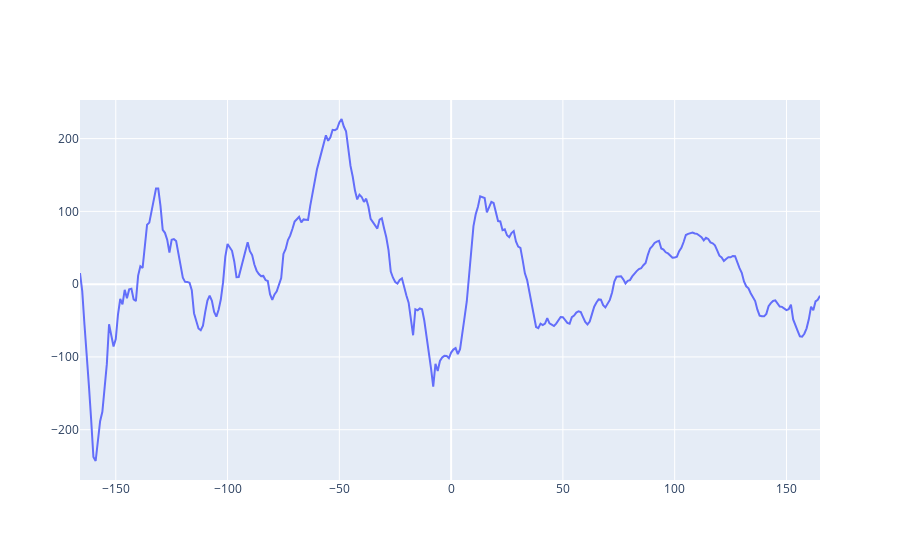

Here is the notebook cell this chart was saved with:
### Code cell
cross_Cor = np.correlate(omega_hat, chase_df.loc[:,'chase_theta'], mode='full')
x_Axis = np.arange(-len(omega_hat), len(omega_hat), 1)
fig = go.Figure(data=go.Scatter(x = x_Axis, y=cross_Cor))
fig.show()
fig.write_html("../dataFolders/MuscaChasingMusca/Sampled1K_Figures/Chase_relationships/" + name + "theta_cross_cor.html")

### Figure 1 — Plotly figure (JSON) as saved in the notebook; plotly's stock layout.template omitted (floating-point values rounded to 4 significant figures; data arrays with more than 128 entries replaced by an {"elided": "..."} marker saying what was removed)
{"data": [{"type": "scatter", "x": {"elided": "332 int values"}, "y": {"elided": "334 float values"}}], "layout": {}}
